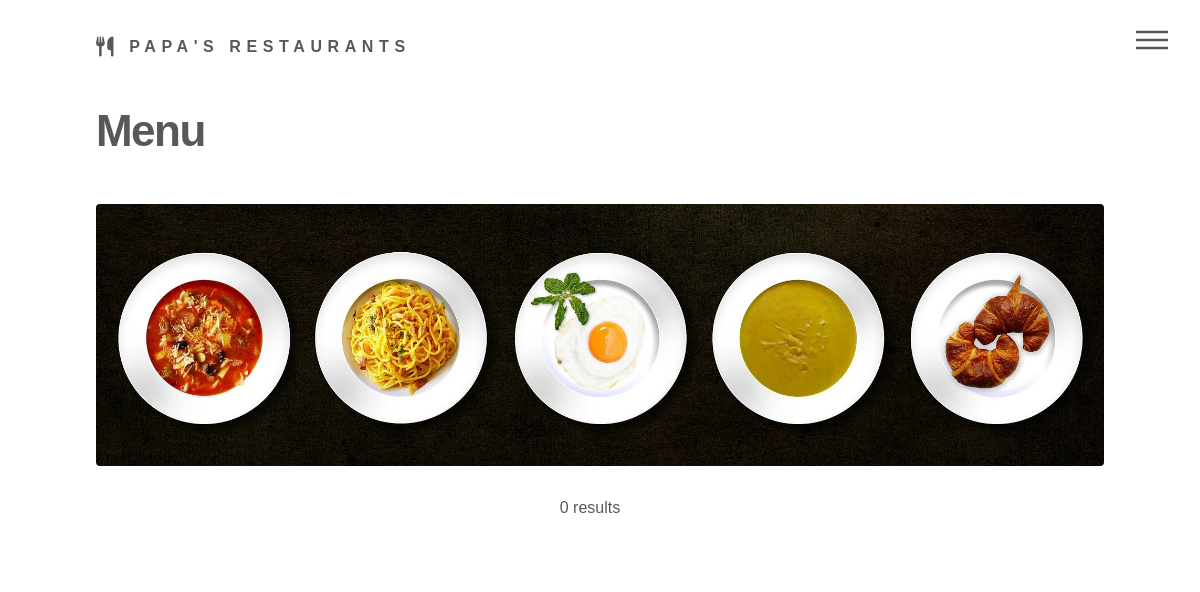
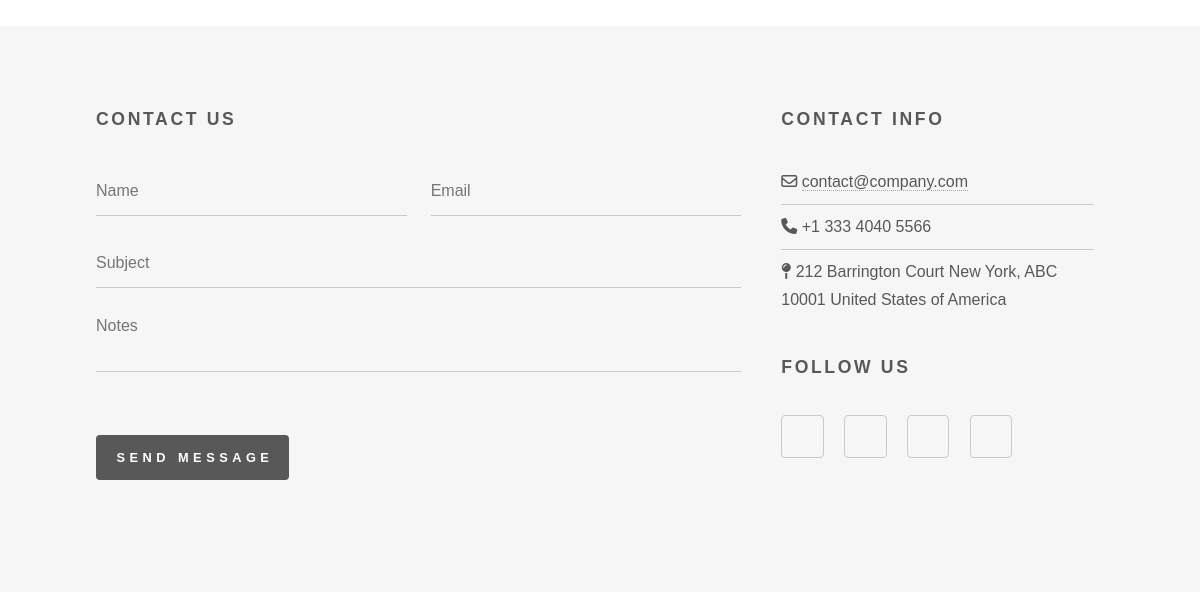
Page /menu.php on the earlier database version (2 pictures, top to bottom).
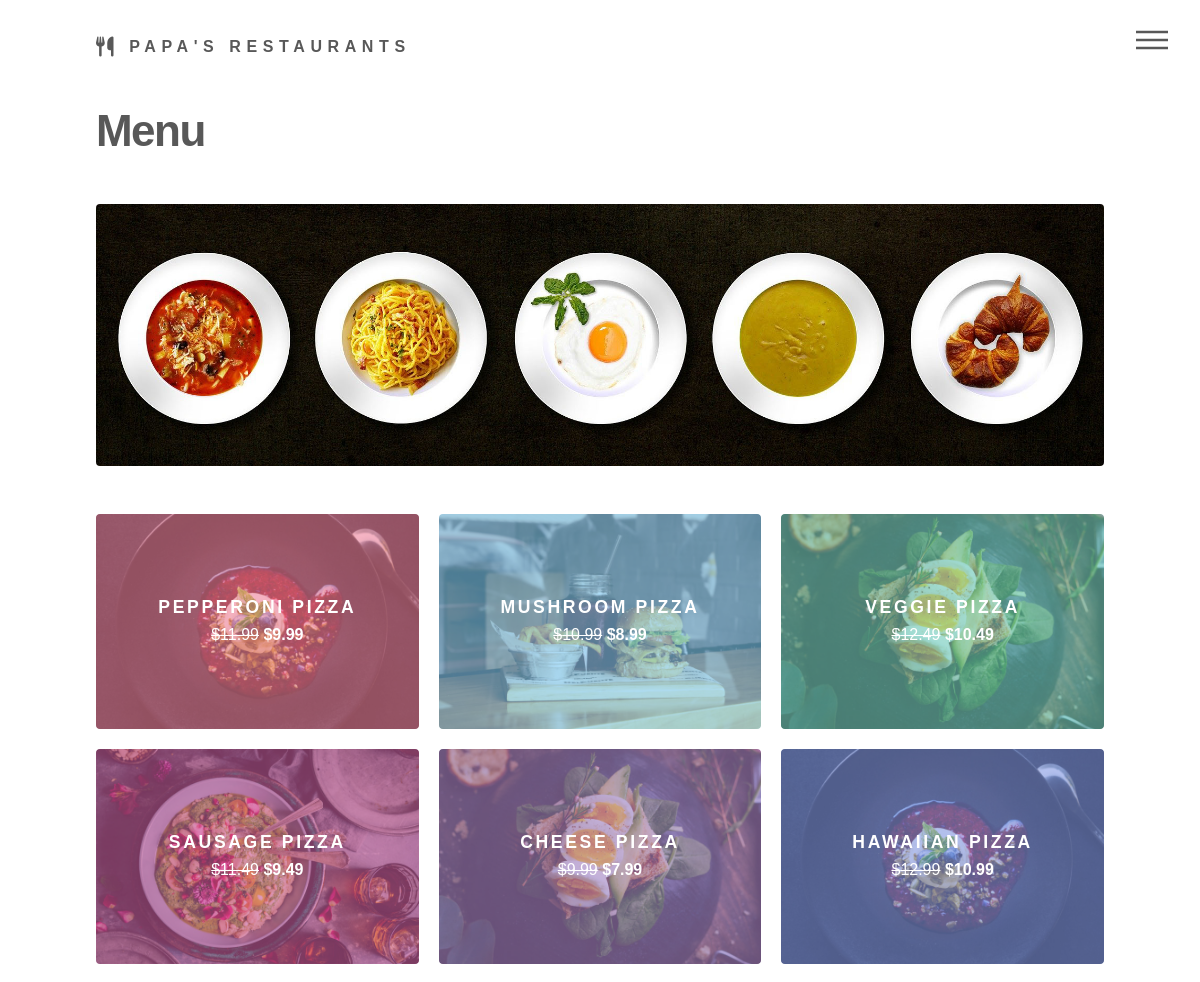
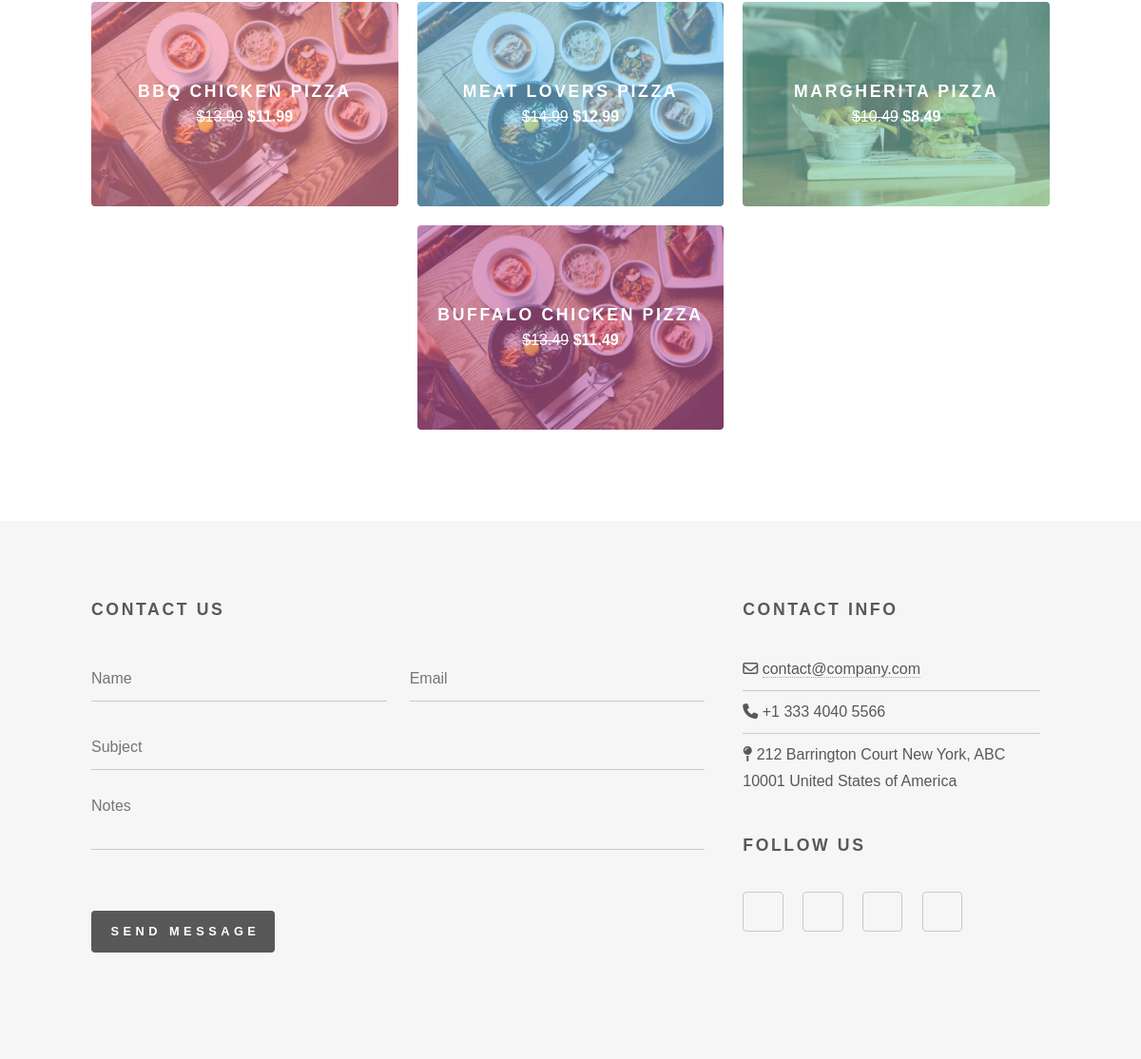
Same page on the later database version (2 pictures, top to bottom).
### tables this page shows
CREATE TABLE `items` (
  `item_ID` int(255) NOT NULL,
  `name` varchar(50) NOT NULL,
  `price` decimal(10,2) NOT NULL
);

### menu.php (the view, shortened to what this page needs)
<!DOCTYPE HTML>
<html>
<head>
    <link rel="stylesheet" href="assets/bootstrap/css/bootstrap.min.css" />
    <link rel="stylesheet" href="assets/css/index.css" />
</head>
<body class="is-preload">
    <div id="wrapper">
        <div id="main">
            <div class="inner">
                <h1>Menu</h1>
                <div class="image main">
                    <img src="images/banner-image-5-1920x500.jpg" class="img-fluid" alt="" />
                </div>
                <section class="tiles">
                <?php
                $servername = "localhost";
                $username = "root";
                $password = "";
                $dbname = "htc";
                $conn = new mysqli($servername, $username, $password, $dbname);
                $sql = "SELECT * FROM items";
                $result = $conn->query($sql);
                if ($result->num_rows > 0) {
                    $style = 1;
                    while ($row = $result->fetch_assoc()) {
                        if ($style == 7) {
                            $style = 1;
                        }
                        echo '<article class="style'.$style.'">';
                        $style++;
                        echo '<span class="image">';
                        echo '<img src="images/product-'.rand(1, 6).'-720x480.jpg" alt="" />';
                        echo '</span>';
                        echo '<a href="#">';
                        echo '<h2>' . $row["name"] . '</h2>';
                        echo '<p><del>$' . ($row["price"] + 2) . '</del> <strong>$' . $row["price"]  . '</strong></p>';
                        echo '</a>';
                        echo '</article>';
                    }
                } else {
                    echo "0 results";
                }
                ?>
                </section>
            </div>
        </div>
        <?php include "./assets/site/footer.php"; ?>
    </div>
</body>
</html>

Differences in the rows shown:
added items: name "PEPPERONI PIZZA", $row["price"] + 2 "11.99", price "9.99"
added items: name "MUSHROOM PIZZA", $row["price"] + 2 "10.99", price "8.99"
added items: name "VEGGIE PIZZA", $row["price"] + 2 "12.49", price "10.49"
added items: shows a picture, name "SAUSAGE PIZZA", $row["price"] + 2 "11.49", price "9.49"
added items: name "CHEESE PIZZA", $row["price"] + 2 "9.99", price "7.99"
added items: name "HAWAIIAN PIZZA", $row["price"] + 2 "12.99", price "10.99"
added items: name "BBQ CHICKEN PIZZA", $row["price"] + 2 "13.99", price "11.99"
added items: name "MEAT LOVERS PIZZA", $row["price"] + 2 "14.99", price "12.99"
added items: name "MARGHERITA PIZZA", $row["price"] + 2 "10.49", price "8.49"
added items: name "BUFFALO CHICKEN PIZZA", $row["price"] + 2 "13.49", price "11.49"
Other differences:
text no longer shown: "0 results"
